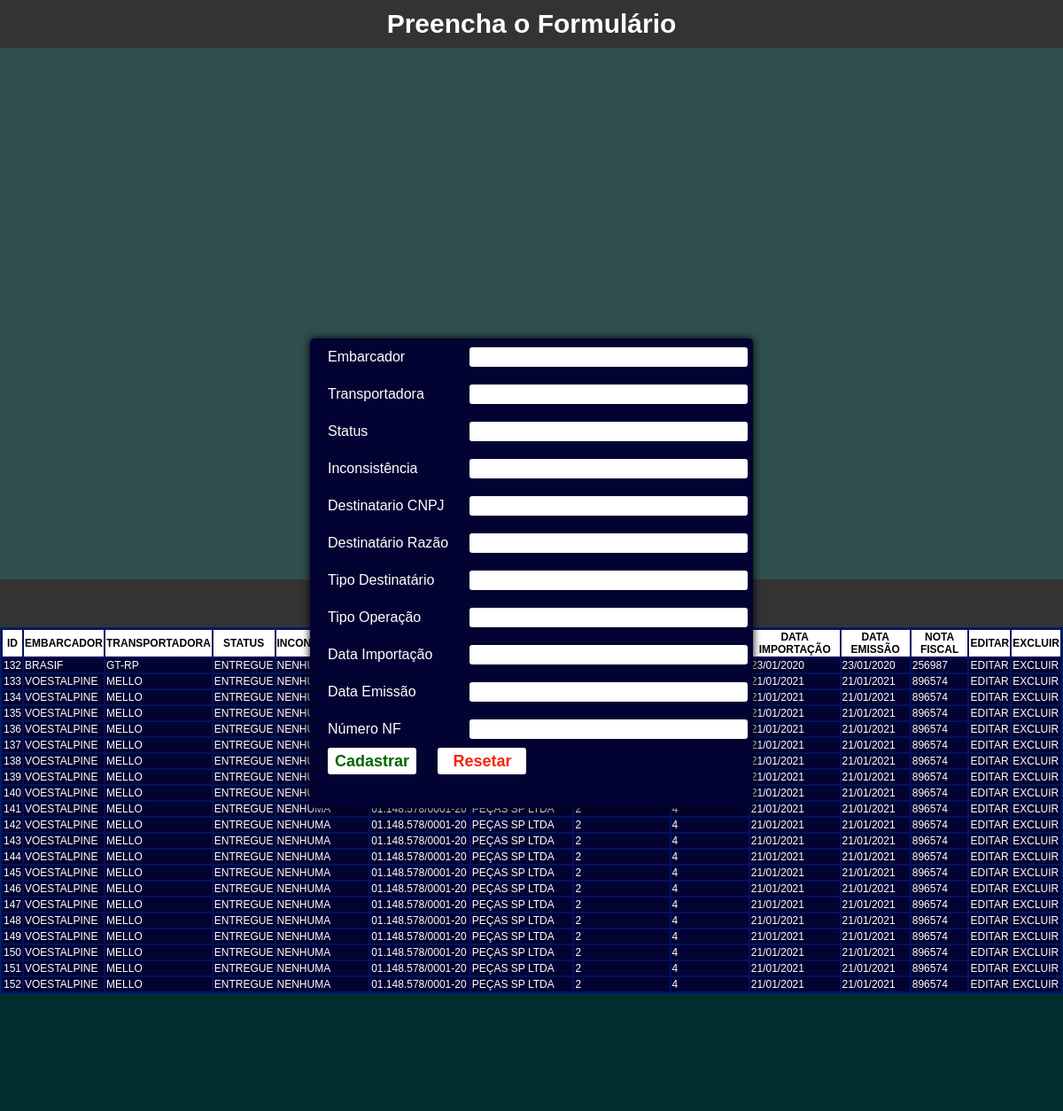
The page / on the database its author committed.
### tables this page shows
CREATE TABLE `crud_php` (
  `id` int(11) NOT NULL,
  `embarcador` varchar(250) NOT NULL,
  `transportadora` varchar(250) NOT NULL,
  `statu` varchar(250) NOT NULL,
  `inconsistencia` varchar(250) NOT NULL,
  `destinatario_cnpj` varchar(250) NOT NULL,
  `destinatario_razao` varchar(250) NOT NULL,
  `tipo_destinatario` varchar(250) NOT NULL,
  `tipo_operacao` varchar(250) NOT NULL,
  `data_importacao` varchar(90) NOT NULL,
  `data_emissao` varchar(90) NOT NULL,
  `numero_nf` varchar(90) NOT NULL
);

### index.php (the view, shortened to what this page needs)
<!DOCTYPE html>
<html lang="pt-br">
<head>
    <link rel="stylesheet" href="./style.css">
</head>
<body>
    <h2>Preencha o Formulário</h2>
    <section class="section-form" id="section-form">
            <div class="formulario">
                <form action="./insert.php" method="post">
                    <div class="form">
                        <label for="embarcador">Embarcador</label>
                        <input type="text" name="embarcador">
                    </div>
                    <div class="form">
                        <label for="transportadora">Transportadora</label>
                        <input type="text" name="transportadora">
                    </div>
                    <div class="form">
                        <label for="status">Status</label>
                        <input type="text" name="statu">
                    </div>
                    <div class="form">
                        <label for="inconsistencia">Inconsistência</label>
                        <input type="text" name="inconsistencia">
                    </div>
                    <div class="form">
                        <label for="destinatario_cnpj">Destinatario CNPJ</label>
                        <input type="text" name="destinatario_cnpj">
                    </div>
                    <div class="form">
                        <label for="destinatario_razao">Destinatário Razão</label>
                        <input type="text" name="destinatario_razao">
                    </div>
                    <div class="form">
                        <label for="tipo_destinatario">Tipo Destinatário</label>
                        <input type="text" name="tipo_destinatario">
                    </div>
                    <div class="form">
                        <label for="tipo_operacao">Tipo Operação</label>
                        <input type="text" name="tipo_operacao">
                    </div>
                    <div class="form">
                        <label for="data_importacao">Data Importação</label>
                        <input type="text" name="data_importacao">
                    </div>
                    <div class="form">
                        <label for="data_emissao">Data Emissão</label>
                        <input type="text" name="data_emissao">
                    </div>
                    <div class="form">
                        <label for="numero_nf">Número NF</label>
                        <input type="text" name="numero_nf">
                    </div>
                    <button type="submit" name="submit" id="submit">Cadastrar</button>
                    <button id="btn-voltar"><a href="./index.php">Resetar</a></button>
                </form>
            </div>
    </section>
    <section class="section-table" id="section-table">
    <h2>Visualizar Tabela</h2>
        <div class="div-table">
            <table class="table">
                <thead id="thead">
                    <tr>
                        <td>ID</td>
                        <td>Embarcador</td>
                        <td>Transportadora</td>
                        <td>Status</td>
                        <td>Inconsistência</td>
                        <td>Destinatário CNPJ</td>
                        <td>Destinatário Razão</td>
                        <td>Tipo Destinatário</td>
                        <td>Tipo Operação</td>
                        <td>Data Importação</td>
                        <td>Data Emissão</td>
                        <td>Nota Fiscal</td>
                        <td>Editar</td>
                        <td>Excluir</td>
                    </tr>
                </thead>
                <tbody id="tbody">
                <?php
                    global $pdo;
                    $sql = $pdo->prepare("SELECT * FROM `crud_php` WHERE `id` ORDER BY `id`");
                    $sql->execute();
                    while($rows = $sql->fetch(PDO::FETCH_ASSOC)){
                ?>
                    <tr>
                        <td><?php echo $rows['id']; ?></td>
                        <td><?php echo $rows['embarcador']; ?></td>
                        <td><?php echo $rows['transportadora']; ?></td>
                        <td><?php echo $rows['statu']; ?></td>
                        <td><?php echo $rows['inconsistencia']; ?></td>
                        <td><?php echo $rows['destinatario_cnpj']; ?></td>
                        <td><?php echo $rows['destinatario_razao']; ?></td>
                        <td><?php echo $rows['tipo_destinatario']; ?></td>
                        <td><?php echo $rows['tipo_operacao']; ?></td>
                        <td><?php echo $rows['data_importacao']; ?></td>
                        <td><?php echo $rows['data_emissao']; ?></td>
                        <td><?php echo $rows['numero_nf']; ?></td>
                        <td><a href="./update.php?id=<?php echo $rows['id']; ?>">Editar</a></td>
                        <td><a href="./delete.php?id=<?php echo $rows['id']; ?>">Excluir</a></td>
                    </tr>
                    <?php } ?>
                </tbody>
            </table>
        </div>
    </section>
</body>
</html>

### style.css (style rules this page uses)
body { margin: 0; padding: 0; box-sizing: border-box; font-family: Arial, Helvetica, sans-serif; background-color: darkslategray; width: 100%; }
#section-form { width: 100%; height: 600px; background-color: darkslategray; margin: 0px; }
h2 { background-color: #333; color: #fff; font-size: 30px; text-align: center; margin: 0; padding: 10px; }
div.formulario { position: absolute; width: 500px; height: 530px; margin-top: 20px; background-color: rgb(2, 2, 51); top: 50%; left: 50%; transform: translate(-50%, -50%); box-shadow: 0px 0px 10px black; border-radius: 5px; }
div.form { padding: 2px 0; padding-left: 10px; align-items: center; justify-content: center; display: flex; align-items: center; justify-content: space-between; }
label { color: #FFF; text-align: left; display: inline; padding: 10px; }
.form input { width: 310px; height: 20px; margin: 0 6px; border: 0; outline: 0; border-radius: 3px; }
#submit { width: 100px; height: 30px; background-color: #FFF; color: darkgreen; border: 0; outline: 0; border-radius: 3px; font-size: 18px; margin-left: 20px; font-weight: bold; }
#section-table { width: 100%; height: 600px; background-color: rgb(3, 46, 46); margin: 0px; }
.div-table { background-color: rgb(2, 19, 92); }
.table { border-radius: 2px; border: 1px solid rgb(2, 34, 104); }
#thead { background-color: #fff; color: #000; border-radius: 3px; text-align: center; text-transform: uppercase; font-weight: bold; font-size: 12px; }
#tbody { background-color: rgb(2, 2, 51); color: #fff; font-size: 12px; text-align: left; padding: 10px; text-transform: uppercase; }
#tbody a { text-decoration: none; color: #fff; }
#btn-voltar { text-decoration: none; width: 100px; height: 30px; background-color: #FFF; border: 0; outline: 0; justify-content: center; border-radius: 3px; font-size: 18px; margin-left: 20px; font-weight: bold; }
#btn-voltar a { text-decoration: none; width: 100px; height: 30px; color: rgb(248, 34, 10); border: 0; outline: 0; border-radius: 3px; font-size: 18px; margin-left: 0px; font-weight: bold; }

### rows shown on the page
crud_php: id "132", embarcador "BRASIF", transportadora "GT-RP", statu "ENTREGUE", inconsistencia "NENHUMA", data_importacao "23/01/2020", data_emissao "23/01/2020", numero_nf "256987"
crud_php: id "133", embarcador "VOESTALPINE", transportadora "MELLO", statu "ENTREGUE", inconsistencia "NENHUMA", data_importacao "21/01/2021", data_emissao "21/01/2021", numero_nf "896574"
crud_php: id "134", embarcador "VOESTALPINE", transportadora "MELLO", statu "ENTREGUE", inconsistencia "NENHUMA", data_importacao "21/01/2021", data_emissao "21/01/2021", numero_nf "896574"
crud_php: id "135", embarcador "VOESTALPINE", transportadora "MELLO", statu "ENTREGUE", inconsistencia "NENHUMA", data_importacao "21/01/2021", data_emissao "21/01/2021", numero_nf "896574"
crud_php: id "136", embarcador "VOESTALPINE", transportadora "MELLO", statu "ENTREGUE", inconsistencia "NENHUMA", data_importacao "21/01/2021", data_emissao "21/01/2021", numero_nf "896574"
crud_php: id "137", embarcador "VOESTALPINE", transportadora "MELLO", statu "ENTREGUE", inconsistencia "NENHUMA", data_importacao "21/01/2021", data_emissao "21/01/2021", numero_nf "896574"
crud_php: id "138", embarcador "VOESTALPINE", transportadora "MELLO", statu "ENTREGUE", inconsistencia "NENHUMA", data_importacao "21/01/2021", data_emissao "21/01/2021", numero_nf "896574"
crud_php: id "139", embarcador "VOESTALPINE", transportadora "MELLO", statu "ENTREGUE", inconsistencia "NENHUMA", data_importacao "21/01/2021", data_emissao "21/01/2021", numero_nf "896574"
crud_php: id "140", embarcador "VOESTALPINE", transportadora "MELLO", statu "ENTREGUE", inconsistencia "NENHUMA", data_importacao "21/01/2021", data_emissao "21/01/2021", numero_nf "896574"
crud_php: id "141", embarcador "VOESTALPINE", transportadora "MELLO", statu "ENTREGUE", inconsistencia "NENHUMA", destinatario_cnpj "01.148.578/0001-20", destinatario_razao "PEÇAS SP LTDA", tipo_destinatario "2", tipo_operacao "4", data_importacao "21/01/2021", data_emissao "21/01/2021", numero_nf "896574"
crud_php: id "142", embarcador "VOESTALPINE", transportadora "MELLO", statu "ENTREGUE", inconsistencia "NENHUMA", destinatario_cnpj "01.148.578/0001-20", destinatario_razao "PEÇAS SP LTDA", tipo_destinatario "2", tipo_operacao "4", data_importacao "21/01/2021", data_emissao "21/01/2021", numero_nf "896574"
crud_php: id "143", embarcador "VOESTALPINE", transportadora "MELLO", statu "ENTREGUE", inconsistencia "NENHUMA", destinatario_cnpj "01.148.578/0001-20", destinatario_razao "PEÇAS SP LTDA", tipo_destinatario "2", tipo_operacao "4", data_importacao "21/01/2021", data_emissao "21/01/2021", numero_nf "896574"
crud_php: id "144", embarcador "VOESTALPINE", transportadora "MELLO", statu "ENTREGUE", inconsistencia "NENHUMA", destinatario_cnpj "01.148.578/0001-20", destinatario_razao "PEÇAS SP LTDA", tipo_destinatario "2", tipo_operacao "4", data_importacao "21/01/2021", data_emissao "21/01/2021", numero_nf "896574"
crud_php: id "145", embarcador "VOESTALPINE", transportadora "MELLO", statu "ENTREGUE", inconsistencia "NENHUMA", destinatario_cnpj "01.148.578/0001-20", destinatario_razao "PEÇAS SP LTDA", tipo_destinatario "2", tipo_operacao "4", data_importacao "21/01/2021", data_emissao "21/01/2021", numero_nf "896574"
crud_php: id "146", embarcador "VOESTALPINE", transportadora "MELLO", statu "ENTREGUE", inconsistencia "NENHUMA", destinatario_cnpj "01.148.578/0001-20", destinatario_razao "PEÇAS SP LTDA", tipo_destinatario "2", tipo_operacao "4", data_importacao "21/01/2021", data_emissao "21/01/2021", numero_nf "896574"
crud_php: id "147", embarcador "VOESTALPINE", transportadora "MELLO", statu "ENTREGUE", inconsistencia "NENHUMA", destinatario_cnpj "01.148.578/0001-20", destinatario_razao "PEÇAS SP LTDA", tipo_destinatario "2", tipo_operacao "4", data_importacao "21/01/2021", data_emissao "21/01/2021", numero_nf "896574"
crud_php: id "148", embarcador "VOESTALPINE", transportadora "MELLO", statu "ENTREGUE", inconsistencia "NENHUMA", destinatario_cnpj "01.148.578/0001-20", destinatario_razao "PEÇAS SP LTDA", tipo_destinatario "2", tipo_operacao "4", data_importacao "21/01/2021", data_emissao "21/01/2021", numero_nf "896574"
crud_php: id "149", embarcador "VOESTALPINE", transportadora "MELLO", statu "ENTREGUE", inconsistencia "NENHUMA", destinatario_cnpj "01.148.578/0001-20", destinatario_razao "PEÇAS SP LTDA", tipo_destinatario "2", tipo_operacao "4", data_importacao "21/01/2021", data_emissao "21/01/2021", numero_nf "896574"
crud_php: id "150", embarcador "VOESTALPINE", transportadora "MELLO", statu "ENTREGUE", inconsistencia "NENHUMA", destinatario_cnpj "01.148.578/0001-20", destinatario_razao "PEÇAS SP LTDA", tipo_destinatario "2", tipo_operacao "4", data_importacao "21/01/2021", data_emissao "21/01/2021", numero_nf "896574"
crud_php: id "151", embarcador "VOESTALPINE", transportadora "MELLO", statu "ENTREGUE", inconsistencia "NENHUMA", destinatario_cnpj "01.148.578/0001-20", destinatario_razao "PEÇAS SP LTDA", tipo_destinatario "2", tipo_operacao "4", data_importacao "21/01/2021", data_emissao "21/01/2021", numero_nf "896574"
crud_php: id "152", embarcador "VOESTALPINE", transportadora "MELLO", statu "ENTREGUE", inconsistencia "NENHUMA", destinatario_cnpj "01.148.578/0001-20", destinatario_razao "PEÇAS SP LTDA", tipo_destinatario "2", tipo_operacao "4", data_importacao "21/01/2021", data_emissao "21/01/2021", numero_nf "896574"
